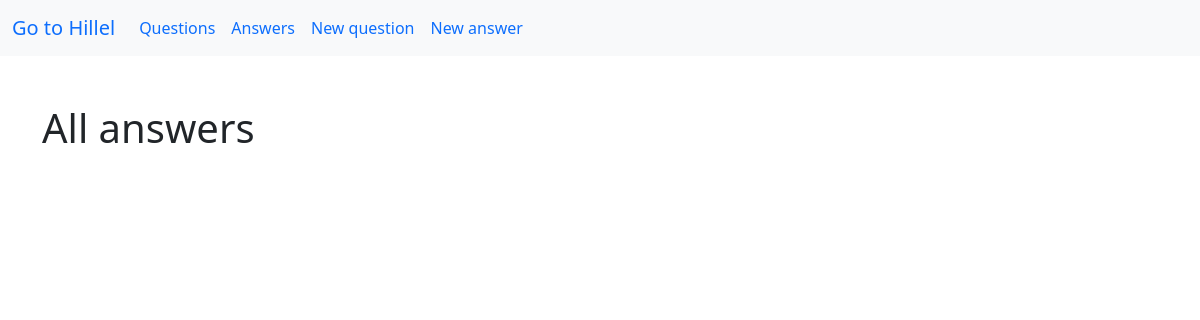
The page /answers/ on the database as committed earlier.
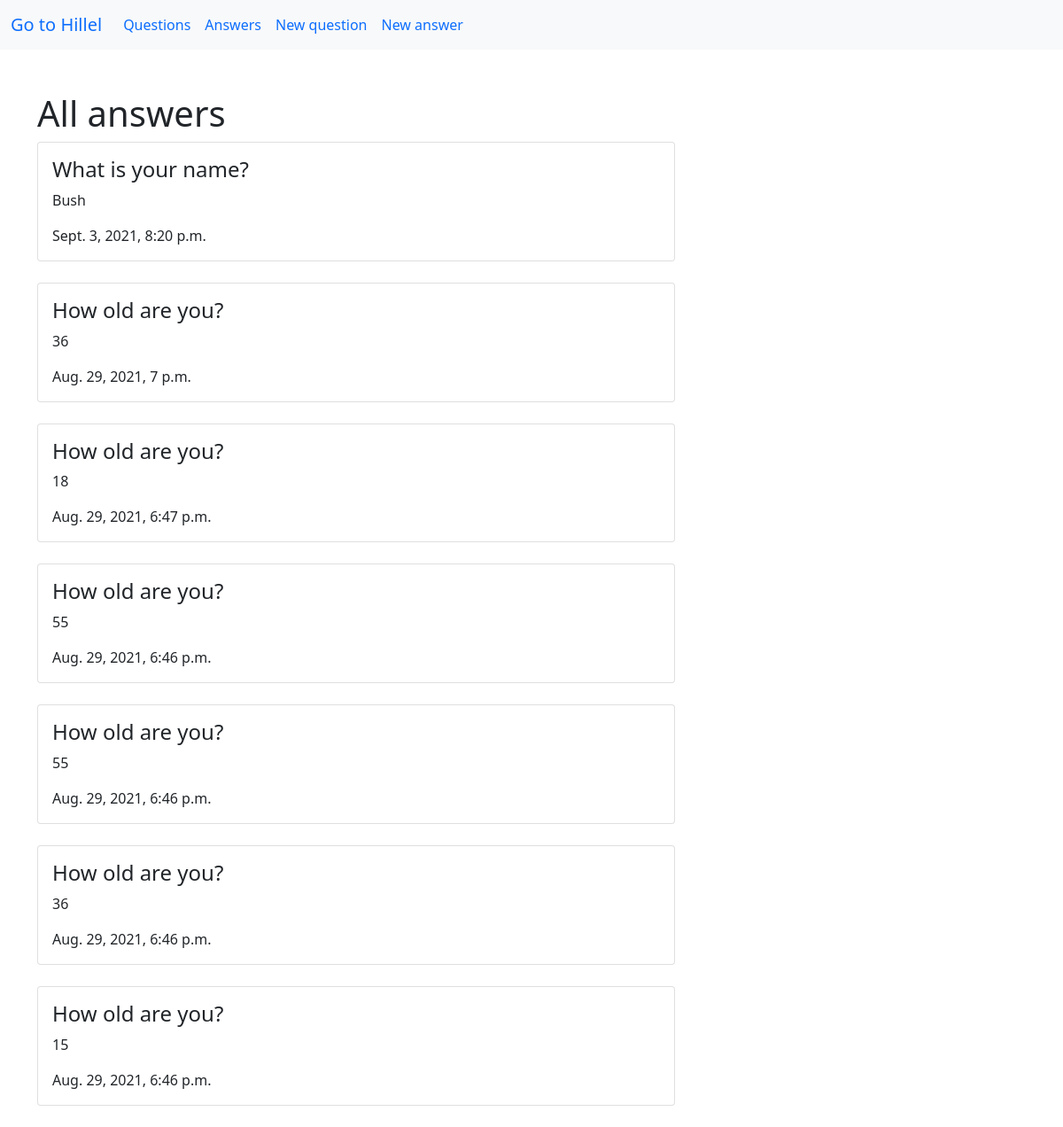
The same page on the database as committed later.
### poll/models.py (models this page shows, shortened)
class Choice(models.Model):
    question = models.ForeignKey(Question, on_delete=models.CASCADE)
    choice_text = models.CharField(max_length=200)
    choice_time = models.DateTimeField('date published', auto_now_add=True)
    votes = models.IntegerField(default=0)
    class Meta:
        ordering = ['-choice_time',]

class Question(models.Model):
    question_text = models.CharField(max_length=200)
    time_poll = models.DateTimeField('date published', auto_now_add=True)
    opened = models.BooleanField(default=True)
    def __str__(self):
        return self.question_text
    class Meta:
        ordering = ['time_poll',]

### poll/views.py (the view)
# urls.py: path('answers/', answers_view, name='answers'),
def answers_view(request):
    answers = Choice.objects.all()
    return render(request, 'poll/answers.html', context={"answers": answers})

### poll/templates/poll/answers.html (shortened to what this page needs)
{% extends 'poll/base_poll.html' %}
{% block content%}
    <h1 class="mb-10">All answers</h1>
    {% for answer in answers %}
        <div class="card mb-4" style="width: 45rem;">
            <div class="card-body">
                <h4 class="card-title">{{ answer.question }}</h4>
                <p class="card-text">{{ answer.choice_text }}</p>
                <p class="card-text">{{ answer.choice_time }}</p>
            </div>
        </div>
    {% endfor %}
{% endblock %}

Rows that differ between the two databases and show on the page:
added Choice: question "What is your name?", choice_text "Bush", choice_time "Sept. 3, 2021, 8:20 p.m."
added Choice: question "How old are you?", choice_text "36", choice_time "Aug. 29, 2021, 7 p.m."
added Choice: question "How old are you?", choice_text "18", choice_time "Aug. 29, 2021, 6:47 p.m."
added Choice: question "How old are you?", choice_text "55", choice_time "Aug. 29, 2021, 6:46 p.m."
added Choice: question "How old are you?", choice_text "55", choice_time "Aug. 29, 2021, 6:46 p.m."
added Choice: question "How old are you?", choice_text "36", choice_time "Aug. 29, 2021, 6:46 p.m."
added Choice: question "How old are you?", choice_text "15", choice_time "Aug. 29, 2021, 6:46 p.m."
